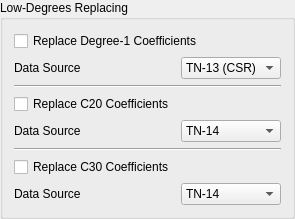
                <widget class="QGroupBox" name="groupBox_3">
                 <property name="title">
                  <string>Low-Degrees Replacing</string>
                 </property>
                 <layout class="QGridLayout" name="gridLayout_6">
                  <item row="7" column="1">
                   <widget class="QComboBox" name="comboBox_7">
                    <property name="maximumSize">
                     <size>
                      <width>100</width>
                      <height>16777215</height>
                     </size>
                    </property>
                    <item>
                     <property name="text">
                      <string>TN-14</string>
                     </property>
                    </item>
                   </widget>
                  </item>
                  <item row="6" column="0">
                   <widget class="QCheckBox" name="checkBox_3">
                    <property name="text">
                     <string>Replace C30 Coefficients</string>
                    </property>
                   </widget>
                  </item>
                  <item row="2" column="0" colspan="2">
                   <widget class="Line" name="line_2">
                    <property name="orientation">
                     <enum>Qt::Horizontal</enum>
                    </property>
                   </widget>
                  </item>
                  <item row="4" column="0">
                   <widget class="QLabel" name="label_5">
                    <property name="maximumSize">
                     <size>
                      <width>200</width>
                      <height>16777215</height>
                     </size>
                    </property>
                    <property name="text">
                     <string>Data Source</string>
                    </property>
                   </widget>
                  </item>
                  <item row="4" column="1">
                   <widget class="QComboBox" name="comboBox_6">
                    <property name="maximumSize">
                     <size>
                      <width>100</width>
                      <height>16777215</height>
                     </size>
                    </property>
                    <item>
                     <property name="text">
                      <string>TN-14</string>
                     </property>
                    </item>
                   </widget>
                  </item>
                  <item row="5" column="0" colspan="2">
                   <widget class="Line" name="line_3">
                    <property name="orientation">
                     <enum>Qt::Horizontal</enum>
                    </property>
                   </widget>
                  </item>
                  <item row="3" column="0">
                   <widget class="QCheckBox" name="checkBox_2">
                    <property name="text">
                     <string>Replace C20 Coefficients</string>
                    </property>
                   </widget>
                  </item>
                  <item row="1" column="0">
                   <widget class="QLabel" name="label_4">
                    <property name="maximumSize">
                     <size>
                      <width>200</width>
                      <height>16777215</height>
                     </size>
                    </property>
                    <property name="text">
                     <string>Data Source</string>
                    </property>
                   </widget>
                  </item>
                  <item row="0" column="0" colspan="2">
                   <widget class="QCheckBox" name="checkBox">
                    <property name="text">
                     <string>Replace Degree-1 Coefficients</string>
                    </property>
                   </widget>
                  </item>
                  <item row="7" column="0">
                   <widget class="QLabel" name="label_6">
                    <property name="maximumSize">
                     <size>
                      <width>200</width>
                      <height>16777215</height>
                     </size>
                    </property>
                    <property name="text">
                     <string>Data Source</string>
                    </property>
                   </widget>
                  </item>
                  <item row="1" column="1">
                   <widget class="QComboBox" name="comboBox_5">
                    <property name="maximumSize">
                     <size>
                      <width>100</width>
                      <height>16777215</height>
                     </size>
                    </property>
                    <item>
                     <property name="text">
                      <string>TN-13 (CSR)</string>
                     </property>
                    </item>
                   </widget>
                  </item>
                 </layout>
                </widget>
